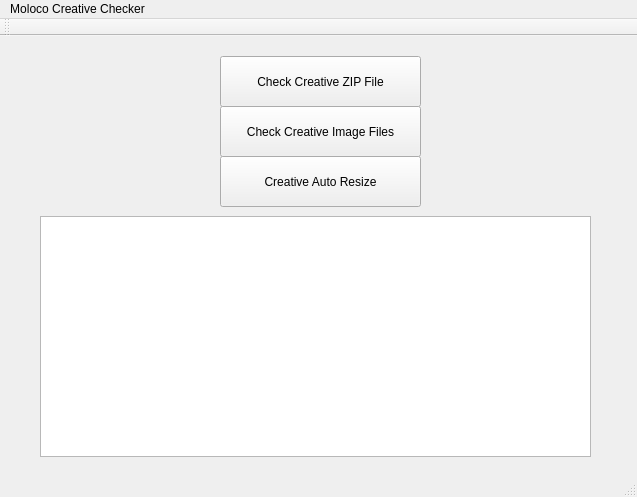
<?xml version="1.0" encoding="UTF-8"?>
<ui version="4.0">
 <class>MainWindow</class>
 <widget class="QMainWindow" name="MainWindow">
  <property name="geometry">
   <rect>
    <x>0</x>
    <y>0</y>
    <width>637</width>
    <height>497</height>
   </rect>
  </property>
  <property name="windowTitle">
   <string>MainWindow</string>
  </property>
  <widget class="QWidget" name="centralWidget">
   <widget class="QPushButton" name="btn_checker_zip">
    <property name="geometry">
     <rect>
      <x>220</x>
      <y>20</y>
      <width>201</width>
      <height>51</height>
     </rect>
    </property>
    <property name="text">
     <string>Check Creative ZIP File</string>
    </property>
   </widget>
   <widget class="QPushButton" name="btn_checker_img">
    <property name="geometry">
     <rect>
      <x>220</x>
      <y>70</y>
      <width>201</width>
      <height>51</height>
     </rect>
    </property>
    <property name="text">
     <string>Check Creative Image Files</string>
    </property>
   </widget>
   <widget class="QTextBrowser" name="result_txt_box">
    <property name="geometry">
     <rect>
      <x>40</x>
      <y>180</y>
      <width>551</width>
      <height>241</height>
     </rect>
    </property>
   </widget>
   <widget class="QPushButton" name="btn_checker_resize">
    <property name="geometry">
     <rect>
      <x>220</x>
      <y>120</y>
      <width>201</width>
      <height>51</height>
     </rect>
    </property>
    <property name="text">
     <string>Creative Auto Resize</string>
    </property>
   </widget>
  </widget>
  <widget class="QMenuBar" name="menuBar">
   <property name="geometry">
    <rect>
     <x>0</x>
     <y>0</y>
     <width>637</width>
     <height>22</height>
    </rect>
   </property>
   <widget class="QMenu" name="menuMoloco_Creative_Checker">
    <property name="title">
     <string>Moloco Creative Checker</string>
    </property>
   </widget>
   <addaction name="menuMoloco_Creative_Checker"/>
  </widget>
  <widget class="QToolBar" name="mainToolBar">
   <attribute name="toolBarArea">
    <enum>TopToolBarArea</enum>
   </attribute>
   <attribute name="toolBarBreak">
    <bool>false</bool>
   </attribute>
  </widget>
  <widget class="QStatusBar" name="statusBar"/>
 </widget>
 <layoutdefault spacing="6" margin="11"/>
 <resources/>
 <connections/>
</ui>
